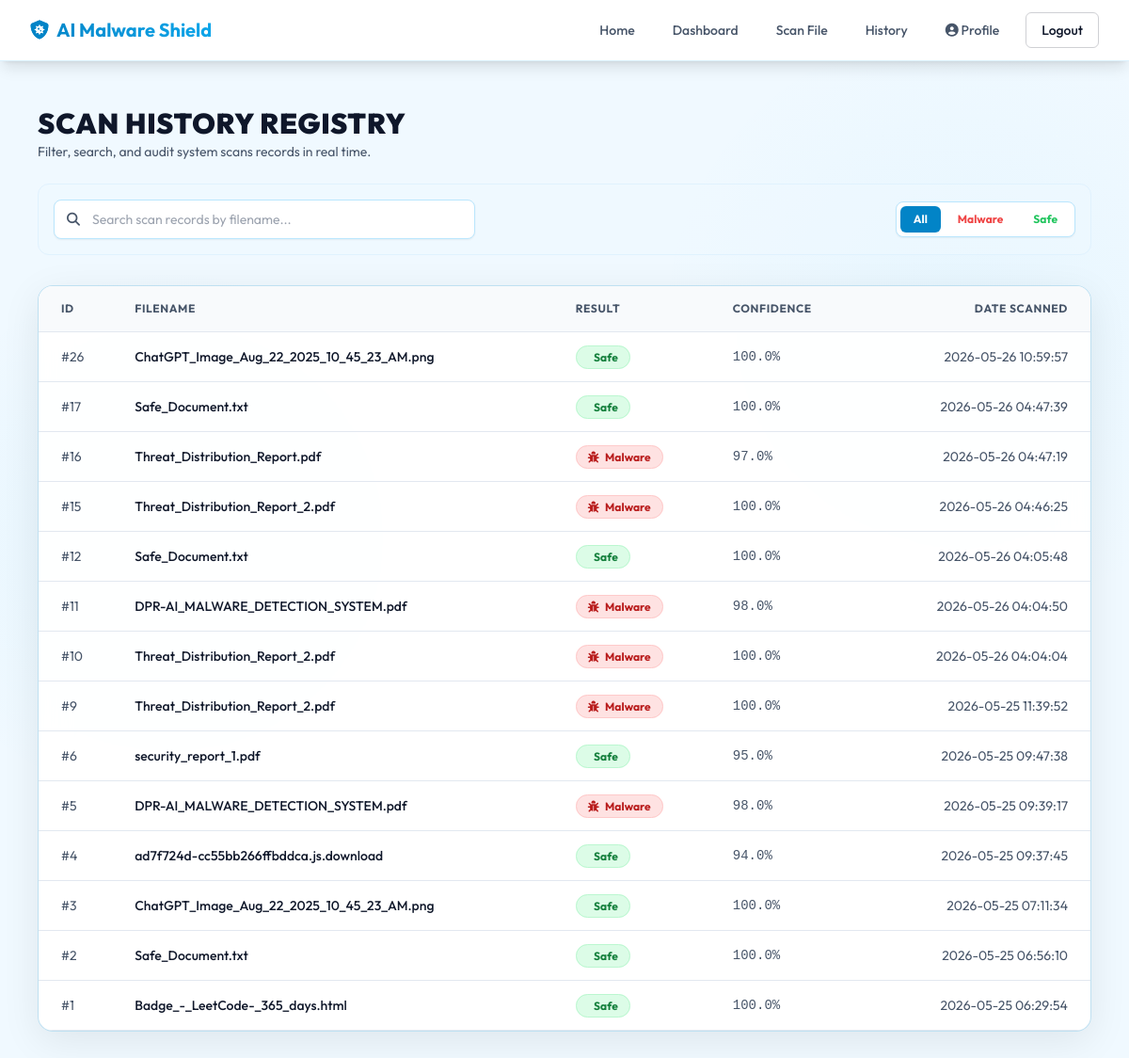
The app's page /history (signed in) with its own data.
### tables this page shows
CREATE TABLE scans (
        id INTEGER PRIMARY KEY AUTOINCREMENT,
        user_id INTEGER NOT NULL,
        filename TEXT NOT NULL,
        file_size INTEGER,
        prediction TEXT NOT NULL,
        confidence REAL,
        timestamp DATETIME DEFAULT CURRENT_TIMESTAMP,
        FOREIGN KEY (user_id) REFERENCES users (id)
    );

### app.py (the view)
@app.route('/history')
def history():
    if 'user_id' not in session:
        return redirect(url_for('login'))
    filter_type = request.args.get('filter')
    conn = get_db_connection()
    if filter_type == 'malware':
        scans = conn.execute('SELECT * FROM scans WHERE user_id = ? AND prediction = "Malware" ORDER BY timestamp DESC', (session['user_id'],)).fetchall()
    elif filter_type == 'safe':
        scans = conn.execute('SELECT * FROM scans WHERE user_id = ? AND prediction = "Safe" ORDER BY timestamp DESC', (session['user_id'],)).fetchall()
    else:
        scans = conn.execute('SELECT * FROM scans WHERE user_id = ? ORDER BY timestamp DESC', (session['user_id'],)).fetchall()
    conn.close()
    return render_template('history.html', scans=scans)

### app.py (called while the page is built)
@app.after_request
def add_header(response):
    if request.endpoint != 'download_report':
        response.headers["Cache-Control"] = "no-cache, no-store, must-revalidate"
        response.headers["Pragma"] = "no-cache"
        response.headers["Expires"] = "0"
    return response

def get_db_connection():
    conn = sqlite3.connect(DB_PATH)
    conn.row_factory = sqlite3.Row
    return conn

### templates/history.html (shortened to what this page needs)
{% extends 'base.html' %}
{% block content %}
<div class="max-w-6xl mx-auto px-4 py-12">
    <div class="mb-6">
        <h2 class="text-3xl font-black text-textlight tracking-wide uppercase">Scan History Registry</h2>
        <p class="text-textmuted text-sm mt-0.5">Filter, search, and audit system scans records in real time.</p>
    </div>
    <div class="flex flex-col md:flex-row md:items-center justify-between gap-4 mb-8 bg-sky-50/50 p-4 rounded-xl border border-sky-100">
        <div class="relative w-full max-w-md">
            <i class="fa-solid fa-magnifying-glass absolute left-3.5 top-1/2 -translate-y-1/2 text-textmuted text-sm"></i>
            <input type="text" id="historySearch" onkeyup="filterHistory()" placeholder="Search scan records by filename..."
                   class="w-full bg-white border border-sky-200 rounded-lg pl-10 pr-4 py-2.5 text-sm focus:outline-none focus:border-primary text-textlight shadow-sm">
        </div>
        <div class="flex flex-wrap items-center gap-3">
            <div class="flex gap-1 bg-white p-1 rounded-lg border border-sky-200 shadow-sm">
                <a href="{{ url_for('history') }}" class="px-3.5 py-1.5 rounded-md text-xs font-bold transition-all {{ 'bg-primary text-white shadow-sm' if not request.args.get('filter') else 'text-textmuted hover:text-textlight' }}">All</a>
                <a href="{{ url_for('history', filter='malware') }}" class="px-3.5 py-1.5 rounded-md text-xs font-bold transition-all {{ 'bg-red-500 text-white shadow-sm' if request.args.get('filter') == 'malware' else 'text-red-500 hover:bg-red-50' }}">Malware</a>
                <a href="{{ url_for('history', filter='safe') }}" class="px-3.5 py-1.5 rounded-md text-xs font-bold transition-all {{ 'bg-green-500 text-white shadow-sm' if request.args.get('filter') == 'safe' else 'text-green-500 hover:bg-green-50' }}">Safe</a>
            </div>
        </div>
    </div>
    <div class="glass-card overflow-hidden">
        <div class="overflow-x-auto">
            <table class="w-full text-left border-collapse">
                <thead>
                    <tr class="bg-slate-50 border-b border-slate-200 text-textmuted text-xs uppercase tracking-wider font-bold">
                        <th class="p-4 pl-6">ID</th>
                        <th class="p-4">Filename</th>
                        <th class="p-4">Result</th>
                        <th class="p-4">Confidence</th>
                        <th class="p-4 text-right pr-6">Date Scanned</th>
                    </tr>
                </thead>
                <tbody class="text-sm text-textlight">
                    {% for scan in scans %}
                    <tr class="border-b border-slate-200 hover:bg-slate-50 transition-colors">
                        <td class="p-4 pl-6 text-textmuted">#{{ scan['id'] }}</td>
                        <td class="p-4 font-medium">{{ scan['filename'] }}</td>
                        <td class="p-4">
                            {% if scan['prediction'] == 'Malware' %}
                                <span class="bg-red-100 text-red-700 px-3 py-1 rounded-full text-xs font-bold border border-red-200">
                                    <i class="fa-solid fa-bug mr-1"></i> Malware
                                </span>
                            {% else %}
                                <span class="bg-green-100 text-green-700 px-3 py-1 rounded-full text-xs font-bold border border-green-200">
                                     Safe
                                </span>
                            {% endif %}
                        </td>
                        <td class="p-4 font-mono text-textmuted">{{ scan['confidence']|default('N/A') }}%</td>
                        <td class="p-4 text-right text-textmuted pr-6">{{ scan['timestamp'] }}</td>
                    </tr>
                    {% endfor %}
                </tbody>
            </table>
        </div>
    </div>
</div>
{% endblock %}

### templates/base.html (shortened to what this page needs)
<!DOCTYPE html>
<html lang="en">
<head>
    <script src="https://cdn.tailwindcss.com"></script>
    <link rel="stylesheet" href="https://cdnjs.cloudflare.com/ajax/libs/font-awesome/6.4.0/css/all.min.css">
    <link rel="stylesheet" href="{{ url_for('static', filename='css/style.css') }}">
</head>
<body class="flex flex-col min-h-screen bg-bgdark text-textlight">
    <nav class="glass-card sticky top-0 z-50 rounded-none border-b border-sky-200/50 shadow-lg border-x-0 border-t-0">
        <div class="max-w-7xl mx-auto px-4 sm:px-6 lg:px-8">
            <div class="flex items-center justify-between h-16">
                <div class="flex items-center">
                    <a href="{{ url_for('index') }}" class="text-xl font-bold text-transparent bg-clip-text bg-gradient-to-r from-primary to-secondary flex items-center gap-2">
                        <i class="fa-solid fa-shield-virus text-primary"></i> AI Malware Shield
                    </a>
                </div>
                <div class="hidden md:block">
                    <div class="ml-10 flex items-baseline space-x-4">
                        <a href="{{ url_for('index') }}" class="text-textmuted hover:text-textlight px-3 py-2 rounded-md text-sm font-medium transition-colors">Home</a>
                        {% if session.get('user_id') %}
                            <a href="{{ url_for('dashboard') }}" class="text-textmuted hover:text-textlight px-3 py-2 rounded-md text-sm font-medium transition-colors">Dashboard</a>
                            <a href="{{ url_for('scan') }}" class="text-textmuted hover:text-textlight px-3 py-2 rounded-md text-sm font-medium transition-colors">Scan File</a>
                            <a href="{{ url_for('history') }}" class="text-textmuted hover:text-textlight px-3 py-2 rounded-md text-sm font-medium transition-colors">History</a>
                            <a href="{{ url_for('profile') }}" class="text-textmuted hover:text-textlight px-3 py-2 rounded-md text-sm font-medium transition-colors"><i class="fa-solid fa-user-circle"></i> Profile</a>
                            <a href="{{ url_for('logout') }}" class="btn-outline px-4 py-2 rounded-md text-sm font-medium ml-4">Logout</a>
                        {% else %}
                            <a href="{{ url_for('login') }}" class="text-textmuted hover:text-textlight px-3 py-2 rounded-md text-sm font-medium transition-colors">Login</a>
                            <a href="{{ url_for('signup') }}" class="btn-primary px-4 py-2 rounded-md text-sm font-medium ml-4">Create Account</a>
                        {% endif %}
                    </div>
                </div>
            </div>
        </div>
    </nav>
    <main class="flex-grow w-full relative z-10">
        {% block content %}{% endblock %}
    </main>
</body>
</html>

### static/css/style.css (style rules this page uses)
:root { --primary: #0284c7; --primary-hover: #0369a1; --secondary: #0ea5e9; --bg-dark: #ffffff; --bg-darker: #f0f9ff; --card-bg: rgba(255, 255, 255, 0.95); --text-light: #0f172a; --text-muted: #475569; --border-color: rgba(2, 132, 199, 0.25); --glow-primary: 0 8px 25px rgba(2, 132, 199, 0.25); --glow-secondary: 0 8px 25px rgba(14, 165, 233, 0.25); }
body { background-color: var(--bg-dark); background-image: radial-gradient(circle at 15% 50%, rgba(14, 165, 233, 0.05), transparent 25%), radial-gradient(circle at 85% 30%, rgba(56, 189, 248, 0.05), transparent 25%); color: var(--text-light); font-family: 'Outfit', 'Inter', sans-serif; overflow-x: hidden; min-height: 100vh; }
.glass-card { background: var(--card-bg); backdrop-filter: blur(16px); -webkit-backdrop-filter: blur(16px); border: 1px solid var(--border-color); box-shadow: 0 10px 40px rgba(0, 0, 0, 0.08); border-radius: 16px; transition: transform 0.3s ease, box-shadow 0.3s ease, border-color 0.3s ease; }
.btn-outline { background-color: transparent; color: var(--text-light); border: 1px solid rgba(15, 23, 42, 0.2); transition: all 0.3s ease; }

### records on screen
scans: id "26", filename "ChatGPT_Image_Aug_22_2025_10_45_23_AM.png", prediction "Safe", confidence "100.0", timestamp "2026-05-26 10:59:57"
scans: id "17", filename "Safe_Document.txt", prediction "Safe", confidence "100.0", timestamp "2026-05-26 04:47:39"
scans: id "16", filename "Threat_Distribution_Report.pdf", prediction "Malware" (drawn), confidence "97.0", timestamp "2026-05-26 04:47:19"
scans: id "15", filename "Threat_Distribution_Report_2.pdf", prediction "Malware" (drawn), confidence "100.0", timestamp "2026-05-26 04:46:25"
scans: id "12", filename "Safe_Document.txt", prediction "Safe", confidence "100.0", timestamp "2026-05-26 04:05:48"
scans: id "11", filename "DPR-AI_MALWARE_DETECTION_SYSTEM.pdf", prediction "Malware" (drawn), confidence "98.0", timestamp "2026-05-26 04:04:50"
scans: id "10", filename "Threat_Distribution_Report_2.pdf", prediction "Malware" (drawn), confidence "100.0", timestamp "2026-05-26 04:04:04"
scans: id "9", filename "Threat_Distribution_Report_2.pdf", prediction "Malware" (drawn), confidence "100.0", timestamp "2026-05-25 11:39:52"
scans: id "6", filename "security_report_1.pdf", prediction "Safe", confidence "95.0", timestamp "2026-05-25 09:47:38"
scans: id "5", filename "DPR-AI_MALWARE_DETECTION_SYSTEM.pdf", prediction "Malware" (drawn), confidence "98.0", timestamp "2026-05-25 09:39:17"
scans: id "4", filename "ad7f724d-cc55bb266ffbddca.js.download", prediction "Safe", confidence "94.0", timestamp "2026-05-25 09:37:45"
scans: id "3", filename "ChatGPT_Image_Aug_22_2025_10_45_23_AM.png", prediction "Safe", confidence "100.0", timestamp "2026-05-25 07:11:34"
scans: id "2", filename "Safe_Document.txt", prediction "Safe", confidence "100.0", timestamp "2026-05-25 06:56:10"
scans: id "1", filename "Badge_-_LeetCode-_365_days.html", prediction "Safe", confidence "100.0", timestamp "2026-05-25 06:29:54"
